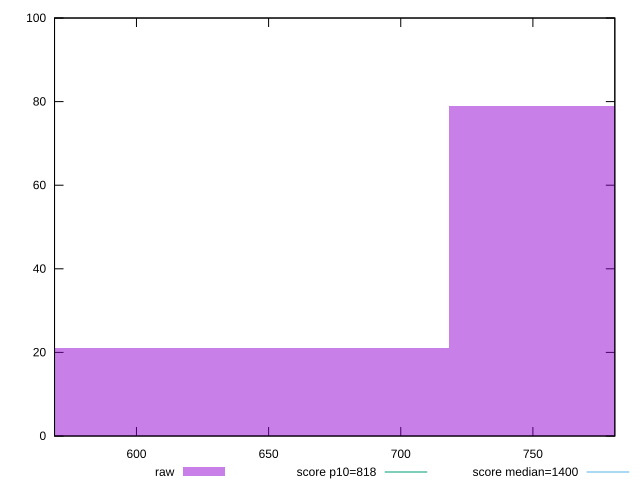

The gnuplot source for this figure:
reset

$raw <<EOF
615.7702063859391 21
821.0269418479188 79
EOF

set key outside below
set boxwidth 205.2567354619797
set xrange [569:781]
set yrange [0:100]
set trange [0:100]
set style fill transparent solid 0.5 noborder

set parametric
set terminal svg size 640, 490 enhanced background rgb 'white'
set output "report/report_00029_2021-02-24T13-36-40.390Z/dom-size/samples/agenda/raw/histogram.svg"

plot $raw title "raw" with boxes, \
     818,t title "score p10=818", \
     1400,t title "score median=1400"

reset
